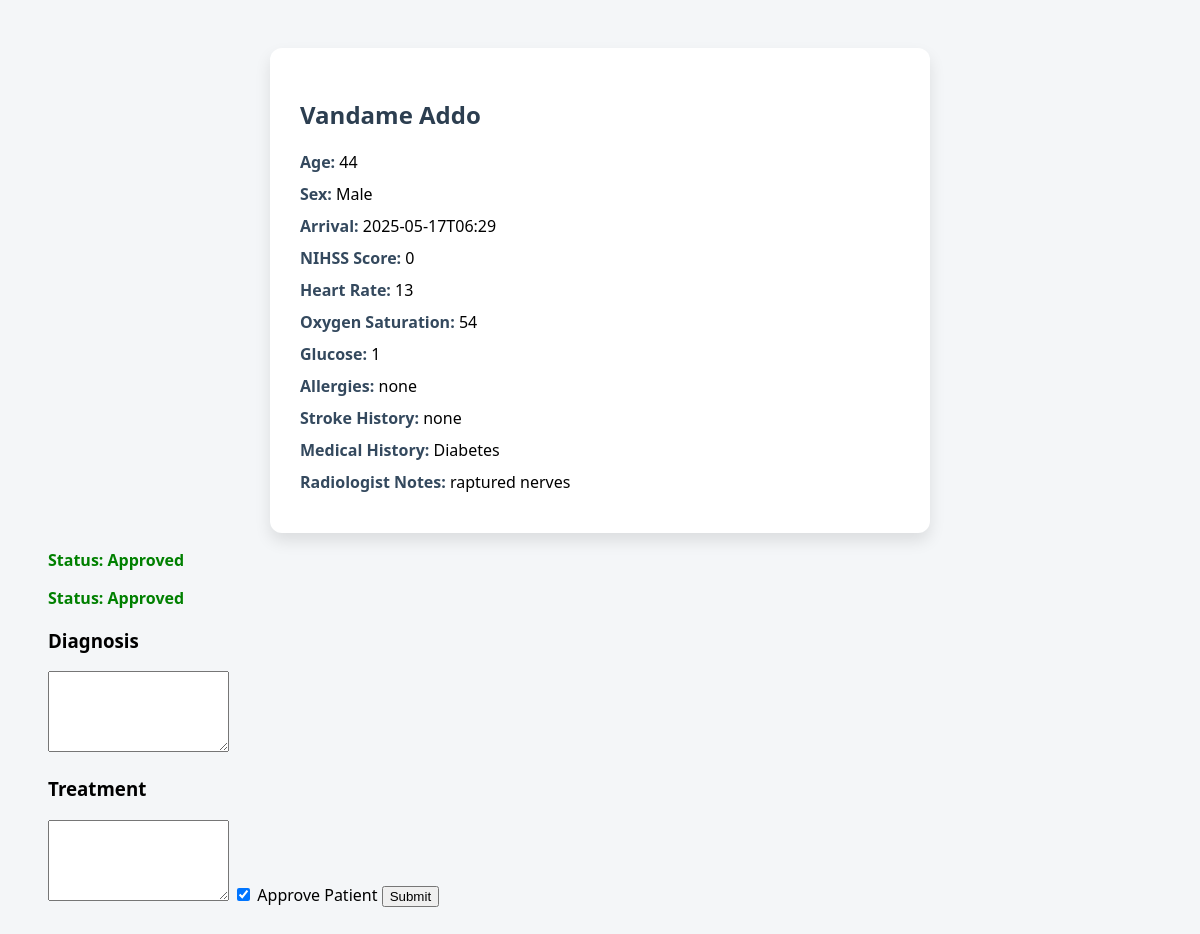
/patients/2, run on the app's committed database.
### app.py (models this page shows)
class Patient(db.Model):
    id = db.Column(db.Integer, primary_key=True)
    fullname = db.Column(db.String(300))
    age = db.Column(db.Integer)
    sex = db.Column(db.String(300))
    arrival = db.Column(db.Integer)
    systolic = db.Column(db.Integer)
    diastolic = db.Column(db.Integer)
    heart_rate = db.Column(db.Integer)
    temperature = db.Column(db.Integer)
    oxygen_saturation = db.Column(db.Integer)
    glucose = db.Column(db.Integer)
    current_medications = db.Column(db.String(300))
    allergies = db.Column(db.String(300))
    stroke_history = db.Column(db.String(500))
    medical_history = db.Column(db.String(500))
    radiologist_notes =db.Column(db.String(500))
    nhiss_score = db.Column(db.Integer)
    radiologist_notes = db.Column(db.String(500))
    diagnosis = db.Column(db.String(500))
    treatment = db.Column(db.String(500))
    neuro_approved = db.Column(db.Boolean, default=False)

### app.py (the view)
@app.route('/patients/<int:patient_id>')
def view_patient(patient_id):
    patient = Patient.query.get_or_404(patient_id)
    return render_template("view_patient.html", patient=patient)

### templates/view_patient.html (shortened to what this page needs)
<!DOCTYPE html>
<html>
<head>
</head>
<body>
  <div class="card">
    <h2>{{ patient.fullname }}</h2>
    <div class="detail"><span class="label">Age:</span> {{ patient.age }}</div>
    <div class="detail"><span class="label">Sex:</span> {{ patient.sex }}</div>
    <div class="detail"><span class="label">Arrival:</span> {{ patient.arrival }}</div>
    <div class="detail"><span class="label">NIHSS Score:</span> {{ patient.nhiss_score }}</div>
    <div class="detail"><span class="label">Heart Rate:</span> {{ patient.heart_rate }}</div>
    <div class="detail"><span class="label">Oxygen Saturation:</span> {{ patient.oxygen_saturation }}</div>
    <div class="detail"><span class="label">Glucose:</span> {{ patient.glucose }}</div>
    <div class="detail"><span class="label">Allergies:</span> {{ patient.allergies }}</div>
    <div class="detail"><span class="label">Stroke History:</span> {{ patient.stroke_history }}</div>
    <div class="detail"><span class="label">Medical History:</span> {{ patient.medical_history }}</div>
    <div class="detail"><span class="label">Radiologist Notes:</span> {{ patient.radiologist_notes }}</div>
  </div>
</body>
</html>
{% if patient.neuro_approved %}
  <p style="color: green;"><strong>Status: Approved</strong></p>
{% else %}
  <p style="color: red;"><strong>Status: Pending</strong></p>
{% endif %}
{% if patient.neuro_approved %}
  <p style="color: green;"><strong>Status: Approved</strong></p>
{% else %}
  <p style="color: red;"><strong>Status: Pending</strong></p>
{% endif %}
<form action="{{ url_for('update_patient', patient_id=patient.id) }}" method="POST">
    <h3>Diagnosis</h3>
    <textarea name="diagnosis" rows="5">{{ patient.neurologist_notes }}</textarea>
    <h3>Treatment</h3>
    <textarea name="treatment" rows="5">{{ patient.neurologist_notes }}</textarea>
    <label>
        <input type="checkbox" name="neuro_approved" {% if patient.neuro_approved %}checked{% endif %}>
        Approve Patient
    </label>
    <button type="submit">Submit</button>
  </form>

### templates/view_patient.html (style rules this page uses)
body { font-family: 'Segoe UI', sans-serif; padding: 40px; background-color: #f4f6f8; }
.card { background: white; padding: 30px; border-radius: 12px; max-width: 600px; margin: auto; box-shadow: 0 8px 16px rgba(0, 0, 0, 0.1); }
h2 { margin-bottom: 20px; color: #2c3e50; }
.detail { margin-bottom: 10px; font-size: 16px; }
.label { font-weight: bold; color: #34495e; }

### data on the page
Patient: fullname "Vandame Addo", age "44", sex "Male", arrival "2025-05-17T06:29", nhiss_score "0", heart_rate "13", oxygen_saturation "54", glucose "1", allergies "none", stroke_history "none", medical_history "Diabetes", radiologist_notes "raptured nerves", neuro_approved "☑"
